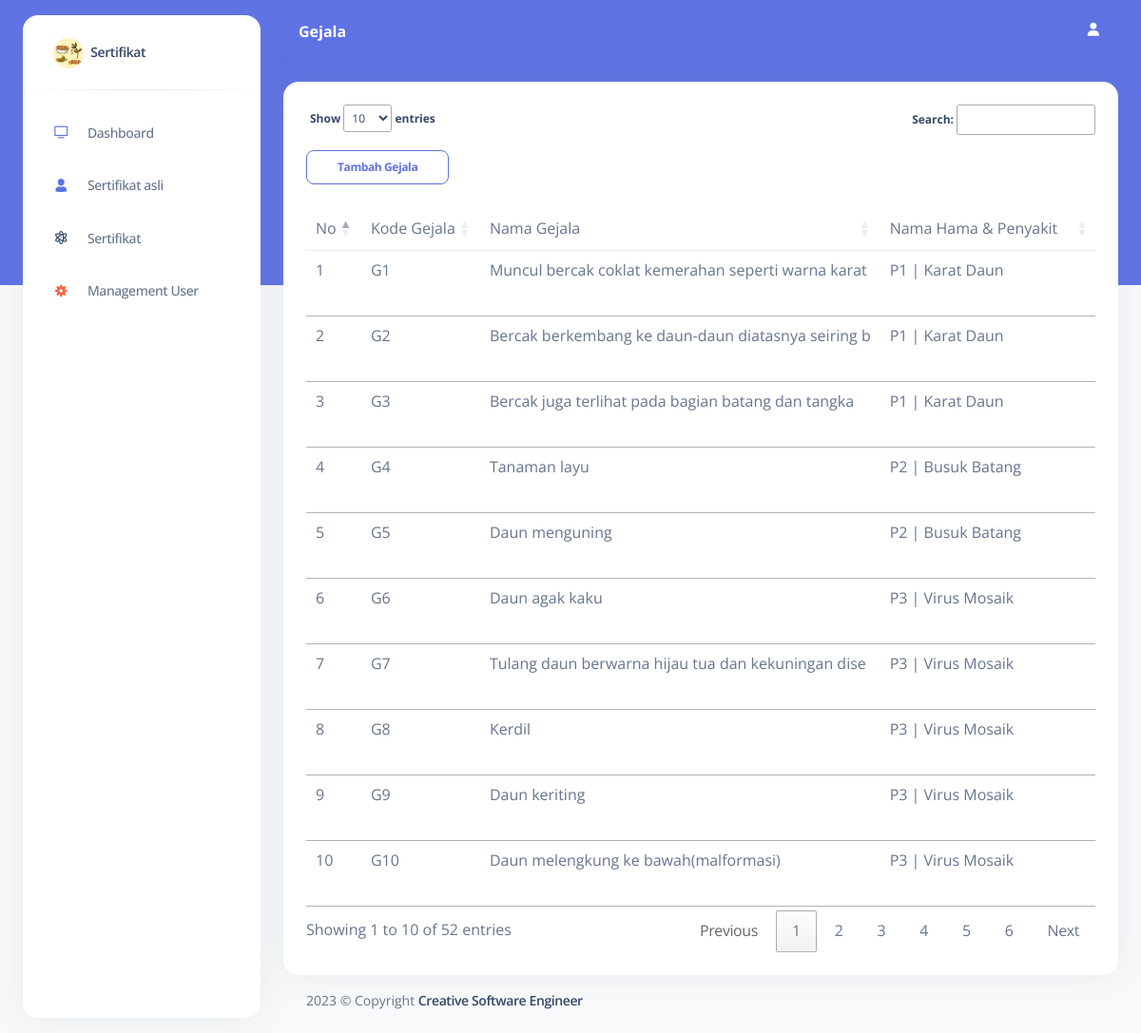
/index.php/gejala, run on the app's committed database.
### tables this page shows
CREATE TABLE `gejala` (
  `kodegejala` varchar(10) NOT NULL,
  `namagejala` varchar(50) NOT NULL,
  `ketgejala` varchar(100) NOT NULL,
  `kodepenyakit` varchar(10) NOT NULL,
  `solusipenanganan` varchar(50) NOT NULL
);

CREATE TABLE `penyakit` (
  `kodepenyakit` varchar(10) NOT NULL,
  `namapenyakit` varchar(50) NOT NULL,
  `ketpenyakit` varchar(100) NOT NULL
);

### application/controllers/Gejala.php (called while the page is built, shortened)
<?php
class Gejala extends CI_Controller
{
	public function __construct()
	{
		$this->load->model('M_penyakit');
		$this->load->model('M_gejala');
	}
	public function index()
	{
		$this->loadView();
	}
	private function loadView($showModal = "index")
	{
		$data = [
			'title' => 'Gejala',
			'gejala' => $this->M_gejala->get()->result(),
			'penyakit' => $this->M_penyakit->get()->result(),
			'showModal' => $showModal
		];
		$this->load->view('layout/header', $data);
		$this->load->view('layout/sidebar', $data);
		$this->load->view('layout/navbar');
		$this->load->view('content/admin/gejala/index', $data);
		$this->load->view('layout/footer');
	}
}

### index.php (called while the page is built, shortened)
<?php
require_once BASEPATH.'core/CodeIgniter.php';

### application/models/M_gejala.php (called while the page is built, shortened)
<?php
class M_gejala extends CI_Model
{
	public function get($kode = '')
	{
		$this->db->select('gejala.kodegejala, gejala.namagejala, gejala.ketgejala, gejala.kodepenyakit, penyakit.namapenyakit');
		$this->db->from('gejala');
		$this->db->join('penyakit', 'gejala.kodepenyakit = penyakit.kodepenyakit');
		return $this->db->get();
	}
}

### application/views/content/admin/gejala/index.php (the view, shortened to what this page needs)
<section class="section">
    <div class="card">
        <div class="card-body">
            <div class="table-responsive">
                <table class="table caption-top table-hover table-responsive" id="penyakit">
                    <caption>
                        <button type="button" class="btn btn-outline-primary btn-sm" data-bs-toggle="modal" data-bs-target="#modaladd">Tambah Gejala</button>
                    </caption>
                    <thead>
                        <tr>
                            <td>No</td>
                            <td>Kode Gejala</td>
                            <td>Nama Gejala</td>
                            <td>Nama Hama & Penyakit</td>
                        </tr>
                    </thead>
                    <tbody>
                        <?php
                        $no = 1;
                        foreach ($gejala as $value) { ?>
                            <tr>
                                <td><?= $no++ ?></td>
                                <td><?= $value->kodegejala ?></td>
                                <td><?= $value->namagejala ?></td>
                                <td><?= $value->kodepenyakit . ' | ' . $value->namapenyakit ?></td>
                            </tr>
                        <?php } ?>
                    </tbody>
                </table>
            </div>
        </div>
    </div>
</section>

### application/views/layout/header.php (shortened to what this page needs)
<!DOCTYPE html>
<html lang="en">
<head>
  <link href="<?= base_url('') ?>/assets/admin/css/nucleo-icons.css" rel="stylesheet" />
  <link href="<?= base_url('') ?>/assets/admin/css/nucleo-svg.css" rel="stylesheet" />
  <link href="<?= base_url('') ?>/assets/admin/css/nucleo-svg.css" rel="stylesheet" />
  <link id="pagestyle" href="<?= base_url('') ?>/assets/admin/css/Argon-dashboard.min.css?v=2.0.4" rel="stylesheet" />
  <link rel="stylesheet" href="https://cdn.datatables.net/1.13.1/css/jquery.dataTables.min.css">
</head>
<body class="g-sidenav-show bg-gray-100">

### application/views/layout/sidebar.php (shortened to what this page needs)
<aside class="sidenav bg-white navbar navbar-vertical navbar-expand-xs border-0 border-radius-xl my-3 fixed-start ms-4 " id="sidenav-main">
  <div class="sidenav-header">
    <a class="navbar-brand m-0" href="<?= base_url('dashboard') ?>">
      <img src="<?= base_url('') ?>/assets/img/icon.jpg" class="navbar-brand-img h-100 rounded-circle" alt="main_logo">
      <span class="ms-1 font-weight-bold">Sertifikat</span>
    </a>
  </div>
  <hr class="horizontal dark mt-0">
  <div class="collapse navbar-collapse w-auto " id="sidenav-collapse-main">
    <ul class="navbar-nav">
      <li class="nav-item">
        <a class="nav-link <?= ($title === "Dashboard") ? 'active' : '' ?>" href="<?= base_url('dashboard') ?>">
          <div class="icon icon-shape icon-sm border-radius-md text-center me-2 d-flex align-items-center justify-content-center">
            <i class="ni ni-tv-2 text-primary text-sm opacity-10"></i>
          </div>
          <span class="nav-link-text ms-1">Dashboard</span>
        </a>
      </li>
      <li class="nav-item">
        <a class="nav-link <?= ($title === "Sertifikat asli") ? 'active' : '' ?>" href="<?= base_url('sertifikat') ?>">
          <div class="icon icon-shape icon-sm border-radius-md text-center me-2 d-flex align-items-center justify-content-center">
            <i class="ni ni-single-02 text-primary text-sm opacity-10"></i>
          </div>
          <span class="nav-link-text ms-1">Sertifikat asli</span>
        </a>
      </li>
      <li class="nav-item">
        <a class="nav-link <?= ($title === "Sertifikat") ? 'active' : '' ?>" href="<?= base_url('penyakit') ?>">
          <div class="icon icon-shape icon-sm border-radius-md text-center me-2 d-flex align-items-center justify-content-center">
            <i class="ni ni-atom text-dark text-sm opacity-10"></i>
          </div>
          <span class="nav-link-text ms-1">Sertifikat</span>
        </a>
      </li>
      <li class="nav-item">
        <a class="nav-link <?= ($title === "Management User") ? 'active' : '' ?>" href="<?= base_url('management_user') ?>">
          <div class="icon icon-shape icon-sm border-radius-md text-center me-2 d-flex align-items-center justify-content-center">
            <i class="ni ni-settings-gear-65 text-warning text-sm opacity-10"></i>
          </div>
          <span class="nav-link-text ms-1">Management User</span>
        </a>
      </li>
    </ul>
  </div>
</aside>

### application/views/layout/navbar.php (shortened to what this page needs)
<main class="main-content position-relative border-radius-lg ">
  <nav class="navbar navbar-main navbar-expand-lg px-0 mx-4 shadow-none border-radius-xl " id="navbarBlur" data-scroll="false">
    <div class="container-fluid py-1 px-3">
      <nav aria-label="breadcrumb">
        <h6 class="font-weight-bolder text-white mb-0"><?= $title; ?></h6>
      </nav>
      <div class="collapse navbar-collapse mt-sm-0 mt-2 me-md-0 me-sm-4" id="navbar">
        <ul class="navbar-nav  justify-content-end">
          <li class="nav-item d-flex align-items-center">
            <div class="nav-link text-white font-weight-bold px-0">
              <i class="fa fa-user me-sm-1"></i>
            </div>
          </li>
        </ul>
      </div>
    </div>
  </nav>
  <div class="container-fluid py-4">

### application/views/layout/footer.php (shortened to what this page needs)
<footer class="footer pt-3  ">
  <div class="container-fluid">
    <div class="row align-items-center justify-content-lg-between">
      <div class="col-lg-6 mb-lg-0 mb-4">
        <div class="copyright text-center text-sm text-muted text-lg-start">
          2023
          &copy; Copyright
          <a href="https://www.instagram.com/agrhi_/" class="font-weight-bold" target="_blank">Creative Software Engineer</a>
        </div>
      </div>
    </div>
  </div>
</footer>
</div>
</main>
</body>
</html>

### assets/admin/css/nucleo-svg.css (style rules this page uses)
.icon { display: inline-block; color: #111111; height: 1em; width: 1em; }
.icon-sm { height: 0.8em; width: 0.8em; }
.icon { fill: currentColor; stroke: none; }

### data on the page
gejala: kodegejala "G1", namagejala "Muncul bercak coklat kemerahan seperti warna karat", kodepenyakit "P1", penyakit.namapenyakit "Karat Daun"
gejala: kodegejala "G2", namagejala "Bercak berkembang ke daun-daun diatasnya seiring b", kodepenyakit "P1", penyakit.namapenyakit "Karat Daun"
gejala: kodegejala "G3", namagejala "Bercak juga terlihat pada bagian batang dan tangka", kodepenyakit "P1", penyakit.namapenyakit "Karat Daun"
gejala: kodegejala "G4", namagejala "Tanaman layu", kodepenyakit "P2", penyakit.namapenyakit "Busuk Batang"
gejala: kodegejala "G5", namagejala "Daun menguning", kodepenyakit "P2", penyakit.namapenyakit "Busuk Batang"
gejala: kodegejala "G6", namagejala "Daun agak kaku", kodepenyakit "P3", penyakit.namapenyakit "Virus Mosaik"
gejala: kodegejala "G7", namagejala "Tulang daun berwarna hijau tua dan kekuningan dise", kodepenyakit "P3", penyakit.namapenyakit "Virus Mosaik"
gejala: kodegejala "G8", namagejala "Kerdil", kodepenyakit "P3", penyakit.namapenyakit "Virus Mosaik"
gejala: kodegejala "G9", namagejala "Daun keriting", kodepenyakit "P3", penyakit.namapenyakit "Virus Mosaik"
gejala: kodegejala "G10", namagejala "Daun melengkung ke bawah(malformasi)", kodepenyakit "P3", penyakit.namapenyakit "Virus Mosaik"

### other printed values
$title "Gejala"
